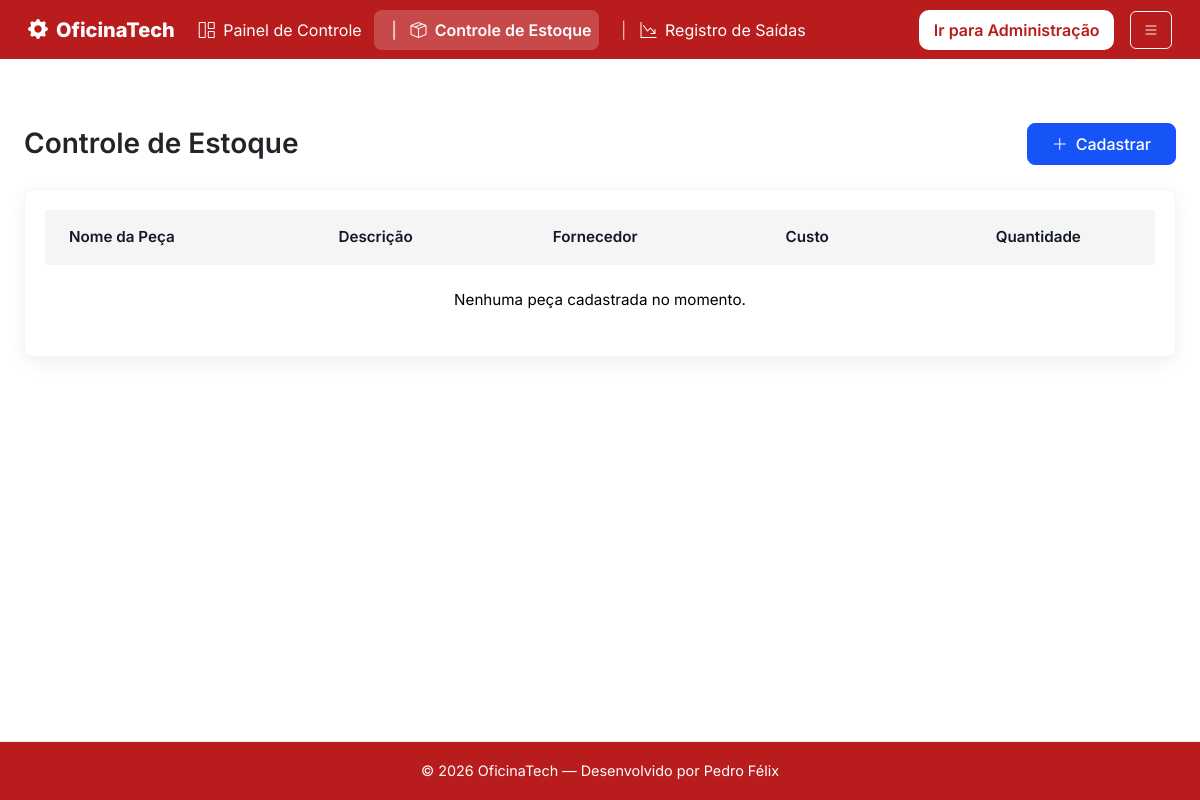
The app's page /estoque/ (signed in), older data.
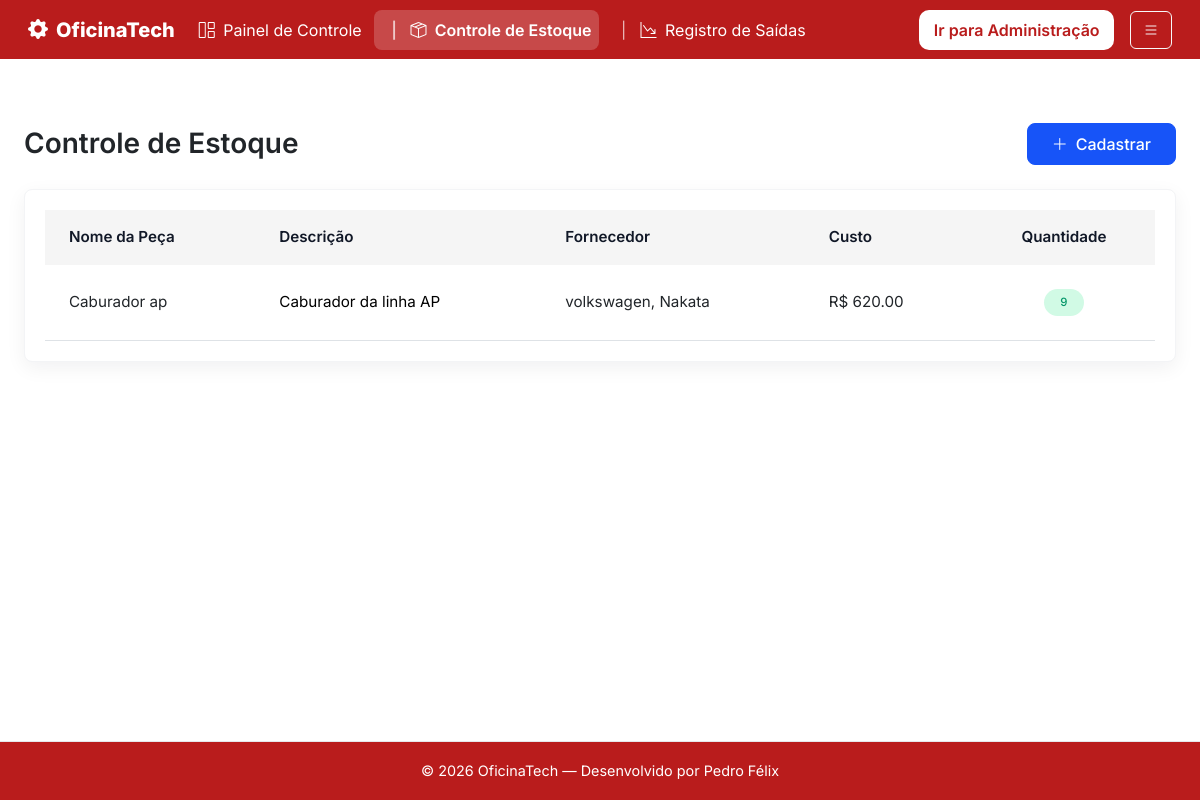
The same page, newer data.
### oficinatech01/models.py (models this page shows, shortened)
class Peca(models.Model):
    id_peca = models.AutoField(primary_key=True)
    nome_peca = models.CharField(max_length=255)
    descricao_peca = models.TextField(blank=True, null=True)
    custo_peca = models.DecimalField(max_digits=10, decimal_places=2)  # Melhor que Float para dinheiro
    quant_peca = models.IntegerField(default=0)
    alerta_quant = models.IntegerField(default=5)
    ativo = models.BooleanField(default=True)
    data_inativacao = models.DateField(blank=True, null=True)
    data_registo = models.DateField(auto_now_add=True)
    fornecedores = models.ManyToManyField(Fornecedor, related_name='pecas', blank=True)

class Fornecedor(models.Model):
    id_fornecedor = models.AutoField(primary_key=True)
    nome_fornecedor = models.CharField(max_length=255)
    cnpj_fornecedor = models.CharField(max_length=20, blank=True, null=True)
    email_fornecedor = models.EmailField(blank=True, null=True)
    telefone_fornecedor = models.CharField(max_length=20, blank=True, null=True)
    ativo = models.BooleanField(default=True)
    data_inativacao = models.DateField(blank=True, null=True)
    data_registo = models.DateField(auto_now_add=True)

### oficinatech/views.py (the view, shortened to what this page needs)
# urls.py: path('estoque/', views.estoque, name='estoque'),
@login_required
def estoque(request):
    from django.http import JsonResponse
    from oficinatech01.models import Fornecedor
    pecas = Peca.objects.filter(ativo=True).prefetch_related('fornecedores').order_by('nome_peca')
    fornecedores = Fornecedor.objects.filter(ativo=True)
    return render(request, 'estoque.html', {'pecas': pecas, 'fornecedores': fornecedores})

### oficinatech/templates/estoque.html (shortened to what this page needs)
{% extends 'base.html' %}
{% block content %}
    <div class="container content-wrap">
        <div class="d-flex justify-content-between align-items-center mb-4 mt-3">
            <h1 class="fs-3 fw-semibold text-dark mb-0">Controle de Estoque</h1>
            <button class="btn btn-primary-custom px-4 py-2 fw-medium rounded-3" data-bs-toggle="modal" data-bs-target="#modalCadastroPeca"><i class="bi bi-plus-lg me-2"></i>Cadastrar</button>
        </div>
        <div class="dashboard-card bg-white rounded-3 mb-4 overflow-hidden">
            <div class="table-responsive">
                <table class="table mb-0 table-hover table-custom">
                    <thead class="bg-light-custom text-dark fw-semibold">
                        <tr>
                            <th scope="col" class="py-3 px-4 border-0 rounded-top-start">Nome da Peça</th>
                            <th scope="col" class="py-3 px-4 border-0">Descrição</th>
                            <th scope="col" class="py-3 px-4 border-0">Fornecedor</th>
                            <th scope="col" class="py-3 px-4 border-0">Custo</th>
                            <th scope="col" class="py-3 px-4 border-0 rounded-top-end text-center">Quantidade</th>
                        </tr>
                    </thead>
                    <tbody class="border-top-0">
                        {% for peca in pecas %}
                        <tr>
                            <td class="py-4 px-4 text-dark border-bottom">{{ peca.nome_peca }}</td>
                            <td class="py-4 px-4 text-muted-custom border-bottom">{{ peca.descricao_peca|default:'Sem descrição' }}</td>
                            <td class="py-4 px-4 text-dark border-bottom">{% for fornecedor in peca.fornecedores.all %}{{ fornecedor.nome_fornecedor }}{% if not forloop.last %}, {% endif %}{% empty %}Sem fornecedor{% endfor %}</td>
                            <td class="py-4 px-4 text-dark border-bottom">R$ {{ peca.custo_peca|floatformat:2 }}</td>
                            <td class="py-4 px-4 border-bottom text-center">
                                <span class="badge {% if peca.quant_peca < peca.alerta_quant %}badge-danger{% else %}badge-success{% endif %} rounded-pill px-3 py-2 fw-medium {% if peca.quant_peca < peca.alerta_quant %}text-danger-custom{% else %}text-success-custom{% endif %}">{{ peca.quant_peca }}</span>
                            </td>
                        </tr>
                        {% empty %}
                        <tr>
                            <td colspan="5" class="py-4 px-4 text-center text-muted-custom">Nenhuma peça cadastrada no momento.</td>
                        </tr>
                        {% endfor %}
                    </tbody>
                </table>
            </div>
        </div>
    </div>
{% endblock %}

### oficinatech/templates/base.html (shortened to what this page needs)
<!doctype html>
<html lang="pt-BR">
<head>
  {% load static %}
  <link href="https://cdn.jsdelivr.net/npm/bootstrap@5.3.3/dist/css/bootstrap.min.css" rel="stylesheet">
  <link rel="stylesheet" href="https://cdn.jsdelivr.net/npm/bootstrap-icons@1.11.3/font/bootstrap-icons.css">
  <link rel="stylesheet" href="{% static 'css/style.css' %}?v=3">
</head>
<body>
  <nav class="navbar navbar-expand-lg">
    <div class="container-fluid">
      <a class="navbar-brand" href="{% url 'home' %}"><i class="bi bi-gear-fill" aria-hidden="true"></i><span class="brand-name">OficinaTech</span></a>
      <div class="collapse navbar-collapse" id="mainNavbar">
        <ul class="navbar-nav me-auto mb-2 mb-lg-0">
          {% if request.user.is_authenticated %}
            <li class="nav-item">
              <a class="nav-link {% if request.resolver_match.url_name == 'dashboard' %}nav-link-active{% endif %}" href="{% url 'dashboard' %}">
                <i class="bi bi-grid-1x2 me-1"></i> Painel de Controle
              </a>
            </li>
            <li class="nav-item">
              <a class="nav-link {% if request.resolver_match.url_name == 'estoque' %}nav-link-active{% endif %}" href="{% url 'estoque' %}">
                <i class="bi bi-box-seam me-1"></i> Controle de Estoque
              </a>
            </li>
            <li class="nav-item">
              <a class="nav-link {% if request.resolver_match.url_name == 'saidas' %}nav-link-active{% endif %}" href="{% url 'saidas' %}">
                <i class="bi bi-graph-down-arrow me-1"></i> Registro de Saídas
              </a>
            </li>
          {% endif %}
        </ul>
        <div class="d-flex align-items-center gap-2">
          {% if request.user.is_authenticated %}
            {% if request.user.is_staff %}
              <a class="btn btn-admin me-2" href="{% url 'admin_dashboard' %}">Ir para Administração</a>
            {% endif %}
            <button class="btn btn-outline-light" type="button" data-bs-toggle="offcanvas" data-bs-target="#userOffcanvas" aria-controls="userOffcanvas">
              <i class="bi bi-list"></i>
            </button>
          {% else %}
            <a class="btn btn-light" href="{% url 'login' %}">Entrar</a>
          {% endif %}
        </div>
      </div>
    </div>
  </nav>
  <main class="py-4">
    {% block content %}{% endblock %}
  </main>
  <footer class="site-footer">
    <div class="container text-center">
      &copy; {% now "Y" %} OficinaTech — Desenvolvido por Pedro Félix
    </div>
  </footer>
</body>
</html>

### oficinatech/static/css/style.css (style rules this page uses)
body { font-family: 'Inter', sans-serif; color: #1A1A1A; }
.bg-light-custom { background-color: #F8F9FA; }
.text-muted-custom { color: #6C757D; font-size: 0.95rem; }
.btn-primary-custom { background-color: #1754F8; border-color: #1754F8; color: white; transition: background-color 0.2s ease; }
.nav-link-active { background-color: #EFF6FF; color: #1754F8; }
.dashboard-card { box-shadow: 0px 4px 20px rgba(0, 0, 0, 0.04); border: 1px solid #F3F4F6; }
.bg-light-custom { background-color: #f5f5f5; transition: background-color 0.3s; }
.table-custom th { font-weight: 600; font-size: 0.95rem; color: #111827 !important; }
.table-custom td { vertical-align: middle; font-size: 0.95rem; }
.table-custom > :not(caption) > * > * { background-color: transparent; }
.badge-success { background-color: #D1FAE5; }
.text-success-custom { color: #059669; }
.table-custom tbody tr:last-child td { border-bottom: 0; }
.site-footer { background-color: var(--header-footer); border-top: 1px solid #E5E7EB; padding: 12px 0; color: #ffffff; font-size: 0.9rem; margin-top: auto; }
.navbar { padding: 0.6rem 1rem; background: var(--header-footer) !important; }
.navbar .navbar-brand { font-weight: 700; color: inherit; }
.navbar .nav-link { color: #ffffff; margin-right: 0.25rem; padding: 0.5rem 0.75rem; border-radius: 8px; }
.navbar .nav-link-active { background: rgba(255,255,255,0.2); color: #ffffff !important; font-weight: 600; }
.content-wrap { max-width: 1200px; margin: 0 auto; padding: 24px; }
.dashboard-card { box-shadow: 0 6px 20px rgba(16,24,40,0.06); border-radius: 12px; }
.btn-primary-custom { border-radius: 10px; padding: 0.6rem 1rem; }
:root { --bg: #ffffff; --surface: #ffffff; --text: #111827; --muted: #6C757D; --primary: #1754F8; --accent: #1754F8; --header-footer: #B91C1C; --success: #10B981; }
body { background: var(--bg); color: var(--text); }
.btn-primary-custom { background-color: var(--primary); border-color: var(--primary); color: white; }
.navbar { background: var(--header-footer); }
.navbar .navbar-brand { font-weight: 800; display: inline-flex; align-items: center; gap:8px; }
.navbar .navbar-brand .brand-name { color: #000; font-weight:800; }
.navbar .navbar-brand .bi { color: #000; }
.navbar .btn-admin { border-radius: 10px; }
.navbar-nav .nav-item + .nav-item .nav-link::before { content: "|"; margin: 0 0.6rem; color: rgba(255,255,255,0.7); }
.site-footer { background: var(--header-footer); color: #fff; }
.dashboard-card { padding: 20px; }
html, body { height: 100%; }
body { display: flex; flex-direction: column; min-height: 100vh; }
main { flex: 1 0 auto; }
.navbar .navbar-brand .brand-name { color: #fff !important; }
.navbar .navbar-brand .bi { color: #fff !important; }
.site-footer { padding-top: 18px; padding-bottom: 18px; margin-top: 24px; }
.btn-admin { background: #ffffff; color: var(--header-footer); border: none; padding: 0.5rem 0.9rem; border-radius: 10px; font-weight: 600; }

Row changes from the older to the newer data that the page shows:
added Peca: nome_peca "Caburador ap", descricao_peca "Caburador da linha AP", custo_peca "620.00", quant_peca "9"
added Fornecedor: nome_fornecedor "volkswagen"
added Fornecedor: nome_fornecedor "Nakata"
Text that changed along with them:
text no longer shown: "Nenhuma peça cadastrada no momento."
